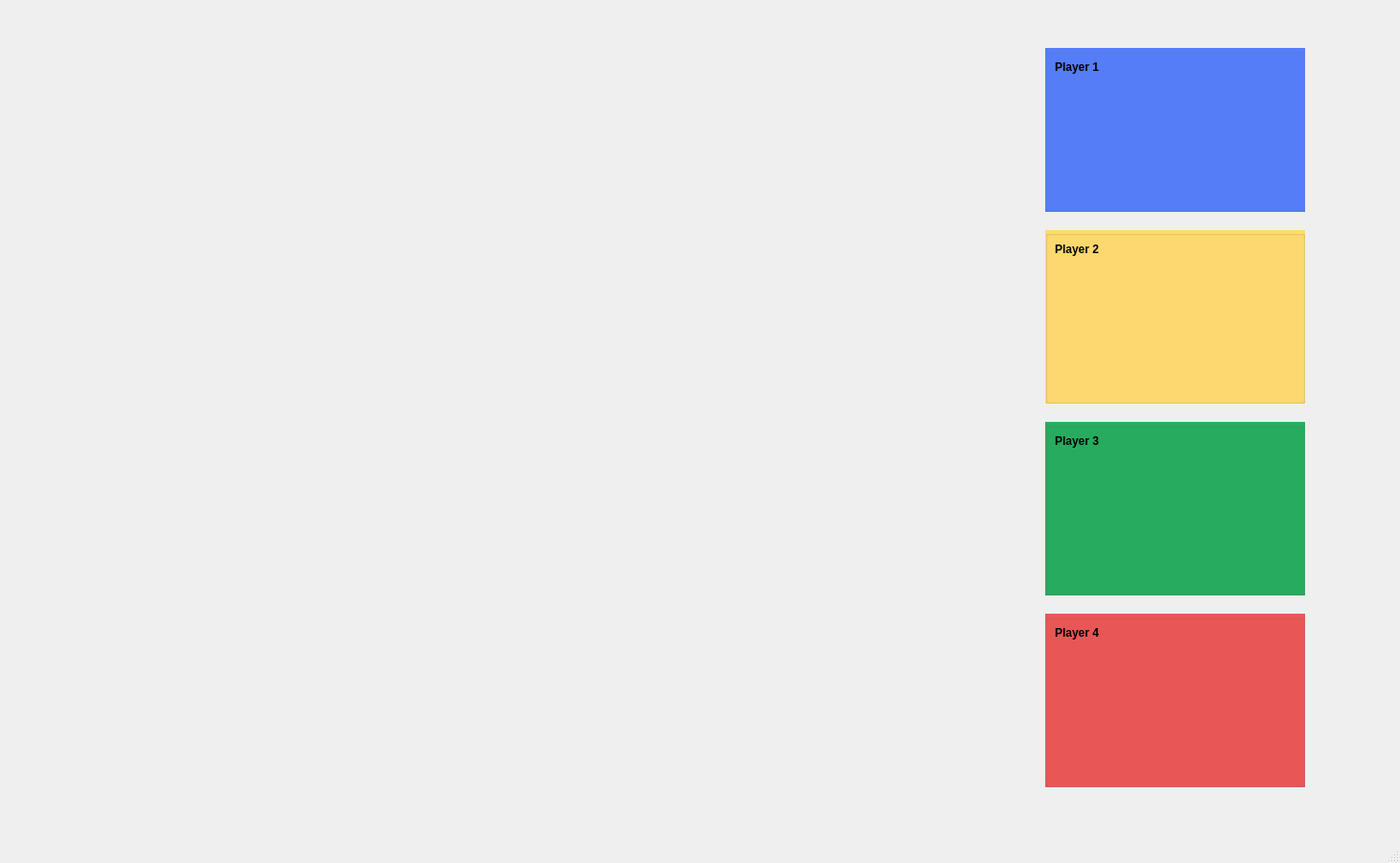
<?xml version="1.0" encoding="UTF-8"?>
<ui version="4.0">
 <class>MainWindow</class>
 <widget class="QMainWindow" name="MainWindow">
  <property name="geometry">
   <rect>
    <x>0</x>
    <y>0</y>
    <width>1460</width>
    <height>900</height>
   </rect>
  </property>
  <property name="sizePolicy">
   <sizepolicy hsizetype="Fixed" vsizetype="Fixed">
    <horstretch>0</horstretch>
    <verstretch>0</verstretch>
   </sizepolicy>
  </property>
  <property name="minimumSize">
   <size>
    <width>0</width>
    <height>0</height>
   </size>
  </property>
  <property name="maximumSize">
   <size>
    <width>16777215</width>
    <height>16777215</height>
   </size>
  </property>
  <property name="sizeIncrement">
   <size>
    <width>5</width>
    <height>5</height>
   </size>
  </property>
  <property name="baseSize">
   <size>
    <width>1324</width>
    <height>900</height>
   </size>
  </property>
  <property name="windowTitle">
   <string>MainWindow</string>
  </property>
  <widget class="QWidget" name="centralwidget">
   <property name="maximumSize">
    <size>
     <width>16777212</width>
     <height>16777215</height>
    </size>
   </property>
   <property name="sizeIncrement">
    <size>
     <width>10</width>
     <height>10</height>
    </size>
   </property>
   <property name="baseSize">
    <size>
     <width>1000</width>
     <height>1000</height>
    </size>
   </property>
   <widget class="QWidget" name="horizontalLayoutWidget">
    <property name="geometry">
     <rect>
      <x>240</x>
      <y>0</y>
      <width>842</width>
      <height>842</height>
     </rect>
    </property>
    <layout class="QHBoxLayout" name="horizontalLayout"/>
   </widget>
   <widget class="QLabel" name="Player_1_Label">
    <property name="geometry">
     <rect>
      <x>1100</x>
      <y>50</y>
      <width>221</width>
      <height>41</height>
     </rect>
    </property>
    <property name="styleSheet">
     <string notr="true">font: 75 24pt &quot;Arial&quot;;</string>
    </property>
    <property name="text">
     <string>&lt;html&gt;&lt;head/&gt;&lt;body&gt;&lt;p&gt;&lt;span style=&quot; font-weight:600;&quot;&gt;Player 1&lt;/span&gt;&lt;/p&gt;&lt;/body&gt;&lt;/html&gt;</string>
    </property>
   </widget>
   <widget class="QLabel" name="Player_3_Label">
    <property name="geometry">
     <rect>
      <x>1100</x>
      <y>440</y>
      <width>221</width>
      <height>41</height>
     </rect>
    </property>
    <property name="styleSheet">
     <string notr="true">font: 24pt &quot;Arial&quot;;</string>
    </property>
    <property name="text">
     <string>&lt;html&gt;&lt;head/&gt;&lt;body&gt;&lt;p&gt;&lt;span style=&quot; font-weight:600;&quot;&gt;Player 3&lt;/span&gt;&lt;/p&gt;&lt;/body&gt;&lt;/html&gt;</string>
    </property>
   </widget>
   <widget class="QLabel" name="Player_4_Label">
    <property name="geometry">
     <rect>
      <x>1100</x>
      <y>640</y>
      <width>221</width>
      <height>41</height>
     </rect>
    </property>
    <property name="styleSheet">
     <string notr="true">font: 24pt &quot;Arial&quot;;</string>
    </property>
    <property name="text">
     <string>&lt;html&gt;&lt;head/&gt;&lt;body&gt;&lt;p&gt;&lt;span style=&quot; font-weight:600;&quot;&gt;Player 4&lt;/span&gt;&lt;/p&gt;&lt;/body&gt;&lt;/html&gt;</string>
    </property>
   </widget>
   <widget class="QLabel" name="Player_1_Score">
    <property name="geometry">
     <rect>
      <x>1100</x>
      <y>90</y>
      <width>211</width>
      <height>41</height>
     </rect>
    </property>
    <property name="styleSheet">
     <string notr="true">font: 24pt &quot;Arial&quot;;</string>
    </property>
    <property name="text">
     <string/>
    </property>
   </widget>
   <widget class="QLabel" name="Player_3_Score">
    <property name="geometry">
     <rect>
      <x>1100</x>
      <y>480</y>
      <width>211</width>
      <height>41</height>
     </rect>
    </property>
    <property name="styleSheet">
     <string notr="true">font: 24pt &quot;Arial&quot;;</string>
    </property>
    <property name="text">
     <string/>
    </property>
   </widget>
   <widget class="QLabel" name="Player_4_Score">
    <property name="geometry">
     <rect>
      <x>1100</x>
      <y>680</y>
      <width>211</width>
      <height>41</height>
     </rect>
    </property>
    <property name="styleSheet">
     <string notr="true">font: 24pt &quot;Arial&quot;;</string>
    </property>
    <property name="text">
     <string/>
    </property>
   </widget>
   <widget class="QGroupBox" name="Player_1_Box">
    <property name="geometry">
     <rect>
      <x>1090</x>
      <y>50</y>
      <width>271</width>
      <height>171</height>
     </rect>
    </property>
    <property name="styleSheet">
     <string notr="true">background-color: rgb(85, 126, 250);</string>
    </property>
    <property name="title">
     <string/>
    </property>
   </widget>
   <widget class="QGroupBox" name="Player_2_Box">
    <property name="geometry">
     <rect>
      <x>1090</x>
      <y>240</y>
      <width>271</width>
      <height>181</height>
     </rect>
    </property>
    <property name="styleSheet">
     <string notr="true">background-color: rgb(255, 219, 111);</string>
    </property>
    <property name="title">
     <string/>
    </property>
   </widget>
   <widget class="QGroupBox" name="Player_3_Box">
    <property name="geometry">
     <rect>
      <x>1090</x>
      <y>440</y>
      <width>271</width>
      <height>181</height>
     </rect>
    </property>
    <property name="styleSheet">
     <string notr="true">background-color: rgb(39, 174, 96);</string>
    </property>
    <property name="title">
     <string/>
    </property>
   </widget>
   <widget class="QGroupBox" name="Player_4_Box">
    <property name="geometry">
     <rect>
      <x>1090</x>
      <y>640</y>
      <width>271</width>
      <height>181</height>
     </rect>
    </property>
    <property name="styleSheet">
     <string notr="true">background-color: rgb(235, 87, 87);</string>
    </property>
    <property name="title">
     <string/>
    </property>
   </widget>
   <widget class="QLabel" name="Player_2_Label">
    <property name="geometry">
     <rect>
      <x>1100</x>
      <y>240</y>
      <width>221</width>
      <height>41</height>
     </rect>
    </property>
    <property name="styleSheet">
     <string notr="true">font: 24pt &quot;Arial&quot;;</string>
    </property>
    <property name="text">
     <string>&lt;html&gt;&lt;head/&gt;&lt;body&gt;&lt;p&gt;&lt;span style=&quot; font-weight:600;&quot;&gt;Player 2&lt;/span&gt;&lt;/p&gt;&lt;/body&gt;&lt;/html&gt;</string>
    </property>
   </widget>
   <widget class="QLabel" name="Player_2_Score">
    <property name="geometry">
     <rect>
      <x>1100</x>
      <y>280</y>
      <width>201</width>
      <height>41</height>
     </rect>
    </property>
    <property name="styleSheet">
     <string notr="true">font: 24pt &quot;Arial&quot;;</string>
    </property>
    <property name="text">
     <string/>
    </property>
   </widget>
   <widget class="QLabel" name="Player_4_Status">
    <property name="geometry">
     <rect>
      <x>1100</x>
      <y>720</y>
      <width>251</width>
      <height>41</height>
     </rect>
    </property>
    <property name="styleSheet">
     <string notr="true">font: 24pt &quot;Arial&quot;;</string>
    </property>
    <property name="text">
     <string/>
    </property>
   </widget>
   <widget class="QLabel" name="Player_3_Status">
    <property name="geometry">
     <rect>
      <x>1100</x>
      <y>520</y>
      <width>251</width>
      <height>41</height>
     </rect>
    </property>
    <property name="styleSheet">
     <string notr="true">font: 24pt &quot;Arial&quot;;</string>
    </property>
    <property name="text">
     <string/>
    </property>
   </widget>
   <widget class="QLabel" name="Player_2_Status">
    <property name="geometry">
     <rect>
      <x>1100</x>
      <y>320</y>
      <width>251</width>
      <height>41</height>
     </rect>
    </property>
    <property name="styleSheet">
     <string notr="true">font: 24pt &quot;Arial&quot;;</string>
    </property>
    <property name="text">
     <string/>
    </property>
   </widget>
   <widget class="QLabel" name="Player_1_Status">
    <property name="geometry">
     <rect>
      <x>1100</x>
      <y>130</y>
      <width>251</width>
      <height>41</height>
     </rect>
    </property>
    <property name="styleSheet">
     <string notr="true">font: 24pt &quot;Arial&quot;;</string>
    </property>
    <property name="text">
     <string/>
    </property>
   </widget>
   <zorder>Player_3_Box</zorder>
   <zorder>Player_4_Box</zorder>
   <zorder>Player_2_Box</zorder>
   <zorder>Player_1_Box</zorder>
   <zorder>horizontalLayoutWidget</zorder>
   <zorder>Player_1_Label</zorder>
   <zorder>Player_3_Label</zorder>
   <zorder>Player_4_Label</zorder>
   <zorder>Player_1_Score</zorder>
   <zorder>Player_3_Score</zorder>
   <zorder>Player_4_Score</zorder>
   <zorder>Player_2_Label</zorder>
   <zorder>Player_2_Score</zorder>
   <zorder>Player_4_Status</zorder>
   <zorder>Player_3_Status</zorder>
   <zorder>Player_2_Status</zorder>
   <zorder>Player_1_Status</zorder>
  </widget>
  <widget class="QMenuBar" name="menubar">
   <property name="geometry">
    <rect>
     <x>0</x>
     <y>0</y>
     <width>1460</width>
     <height>22</height>
    </rect>
   </property>
  </widget>
  <widget class="QStatusBar" name="statusbar"/>
 </widget>
 <resources/>
 <connections/>
</ui>
